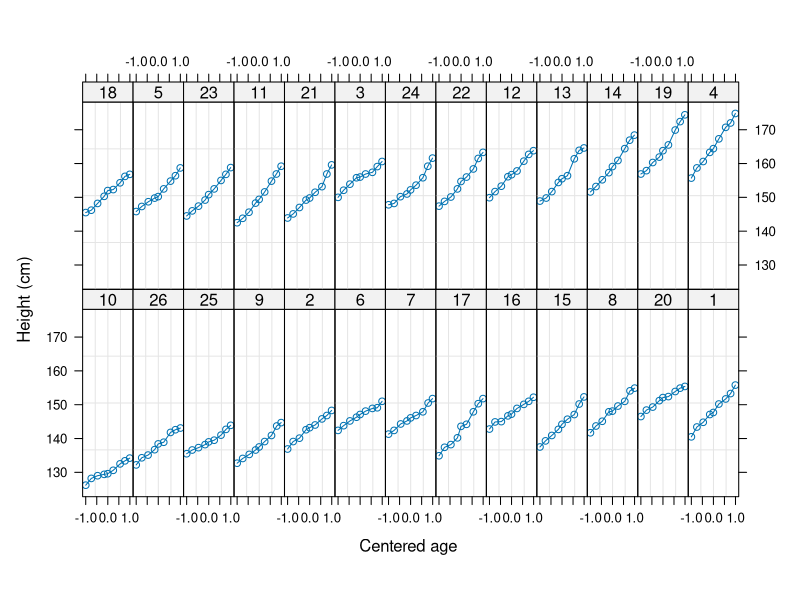
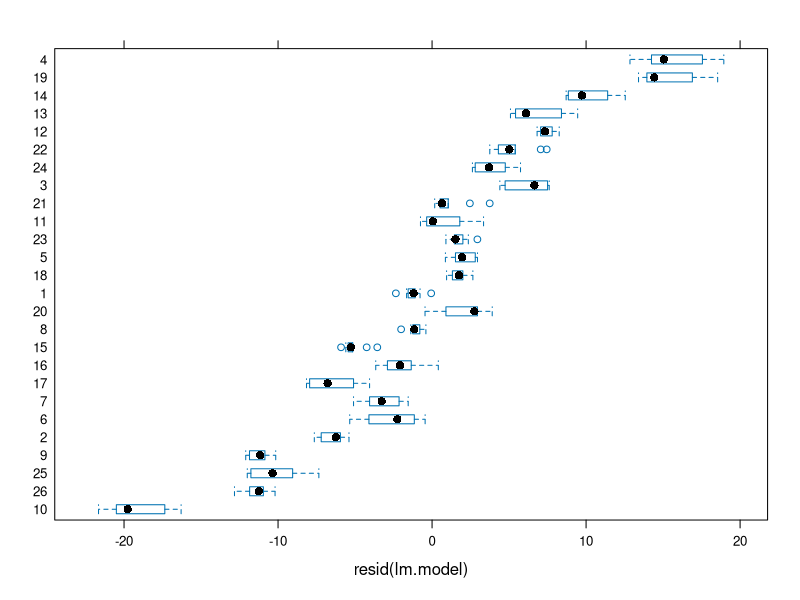
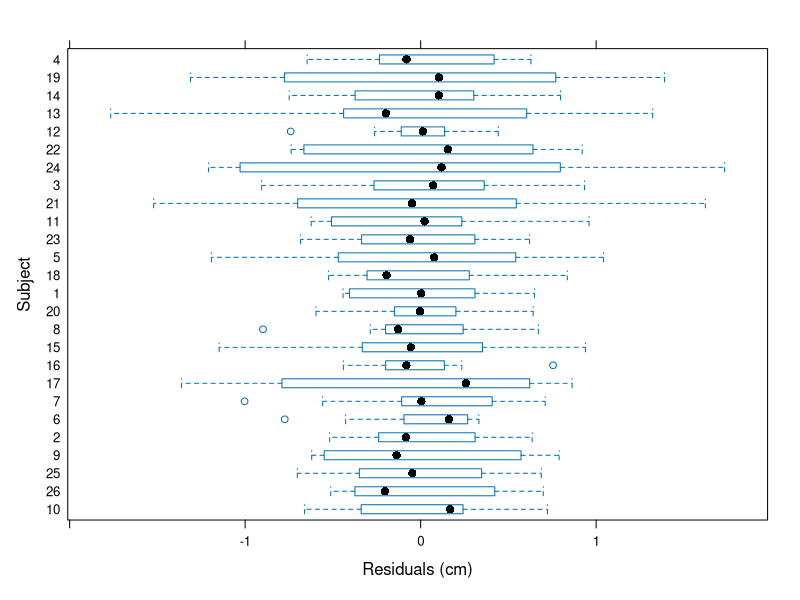

Source code (R) for these figures, in order:
### script-name.R ##################################################################################
# 
#
#

### NOTES ##########################################################################################

library(lattice);
library(nlme);
data(Oxboys);

str(Oxboys);
Oxboys;

##### Chapter 1, Exercise 2 ########################################################################
### (a)
pdf("../output/exercise-1-2a_plot_Oxboys.pdf");
plot(Oxboys);
dev.off();


### (b)
pdf("../output/exercise-1-2b_bwplot_residuals_lm.pdf");
lm.model <- lm(formula = height ~ age, data = Oxboys);
bwplot(Subject ~ resid(lm.model), data = Oxboys);
dev.off();


### (c)
oxboys.lmList <- lmList(height ~ age, data = Oxboys);
pdf("../output/exercise-1-2c_Oxboys_lmList.pdf");
plot(oxboys.lmList,Subject ~ resid(.));
dev.off();
